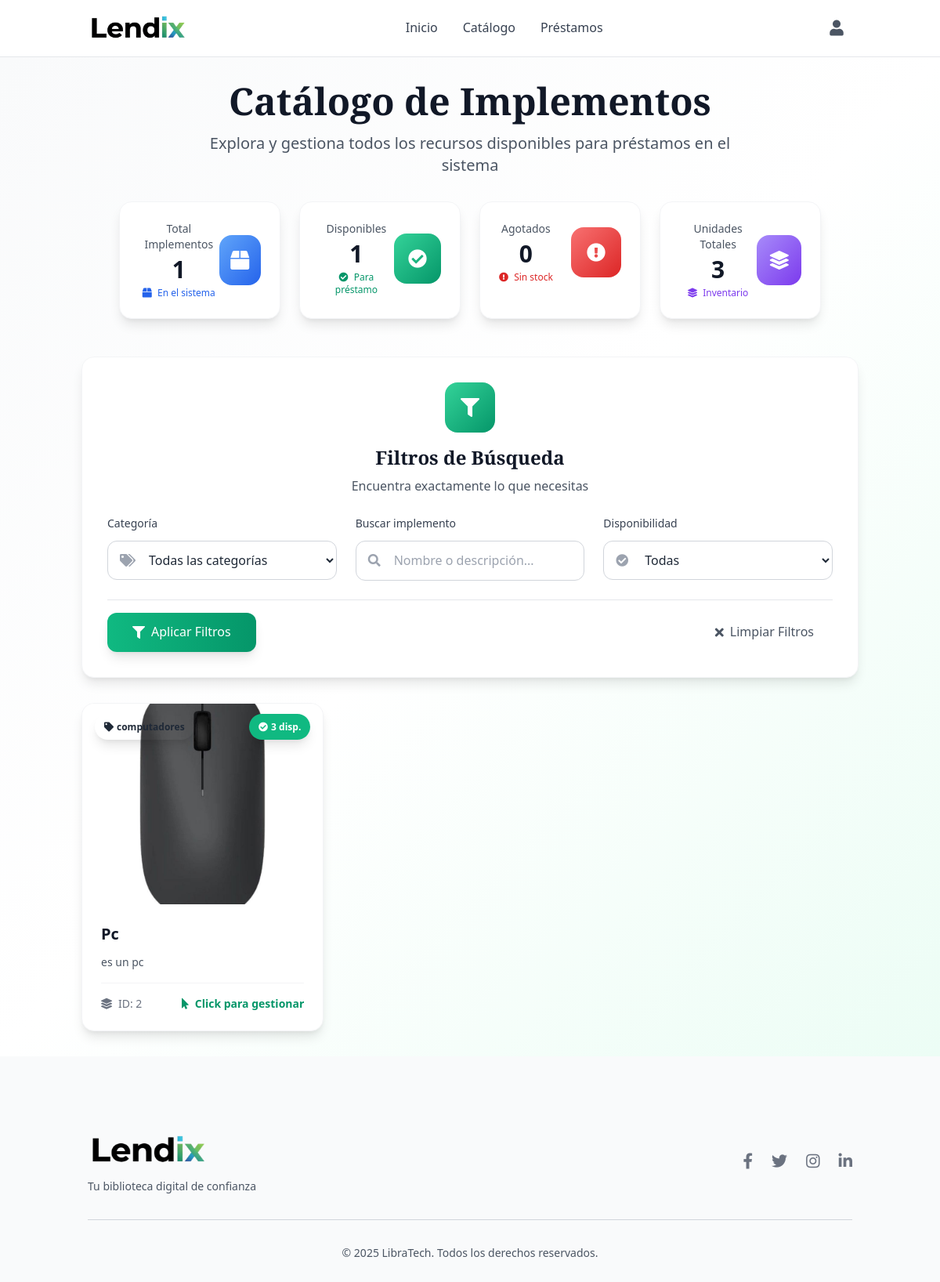
Screenshot of /catalogo/catalogo (signed in) with the database file from the repository.
### tables this page shows
CREATE TABLE implementos (
                id INTEGER PRIMARY KEY AUTOINCREMENT,
                implemento TEXT NOT NULL,
                descripcion TEXT NOT NULL,
                disponibilidad INTEGER NOT NULL DEFAULT 0,
                categoria TEXT,
                imagen_url TEXT,
                estado TEXT DEFAULT 'Bueno' CHECK(estado IN ('Bueno', 'Desgaste notable', 'Dañado')),
                fecha_creacion TIMESTAMP DEFAULT CURRENT_TIMESTAMP,
                fecha_actualizacion TIMESTAMP DEFAULT CURRENT_TIMESTAMP
            );

### routes/catalogo.py (the view, shortened to what this page needs)
@catalogo_bp.route('/catalogo', methods=['GET', 'POST'])
@login_required
def catalogo():
    conn = get_db_connection()
    catalogo_items = conn.execute('SELECT * FROM implementos ORDER BY implemento').fetchall()
    conn.close()
    return render_template('views/catalogo.html', catalogo=catalogo_items)

### app.py (called while the page is built)
@app.context_processor
def inject_user():
    return dict(
        current_user={
            'id': session.get('user_id'),
            'nombre': session.get('user_nombre'),
            'email': session.get('user_email'),
            'rol': session.get('rol'),
            'is_authenticated': 'user_id' in session
        }
    )

### routes/login.py (called while the page is built)
def login_required(view):
    from functools import wraps
    @wraps(view)
    def wrapped_view(*args, **kwargs):
        if 'user_id' not in session:
            flash('Por favor, inicie sesión para acceder a esta página', 'error')
            return redirect(url_for('login.login'))
        return view(*args, **kwargs)
    return wrapped_view

### utils/db.py (called while the page is built)
def get_db_connection():
    conn = sqlite3.connect('models/database.db')
    conn.row_factory = sqlite3.Row
    return conn

### templates/views/catalogo.html (shortened to what this page needs)
{% extends "base.html" %}
{% block content %}
<main class="min-h-screen bg-gradient-to-br from-gray-50 via-white to-green-50">
    <div class="container mx-auto px-4 py-8">
        <div class="text-center mb-12">
            <div class="mb-8">
                <h1 class="text-5xl font-serif font-bold text-gray-900 mb-4">Catálogo de Implementos</h1>
                <p class="text-gray-600 text-xl max-w-2xl mx-auto">Explora y gestiona todos los recursos disponibles para préstamos en el sistema</p>
            </div>
            <div class="grid grid-cols-2 md:grid-cols-4 gap-6 max-w-4xl mx-auto">
                <div class="card-hover bg-white p-6 rounded-2xl shadow-lg border border-gray-100 animate-fade-in-up">
                    <div class="flex items-center justify-between">
                        <div>
                            <p class="text-sm font-medium text-gray-600 mb-1">Total Implementos</p>
                            <p class="text-3xl font-bold text-gray-900">{{ catalogo|length }}</p>
                            <p class="text-xs text-blue-600 mt-1">
                                <i class="fas fa-box mr-1"></i>
                                En el sistema
                            </p>
                        </div>
                        <div class="w-16 h-16 bg-gradient-to-br from-blue-400 to-blue-600 rounded-2xl flex items-center justify-center">
                            <i class="fas fa-box text-white text-2xl"></i>
                        </div>
                    </div>
                </div>
                <div class="card-hover bg-white p-6 rounded-2xl shadow-lg border border-gray-100 animate-fade-in-up" style="animation-delay: 0.1s">
                    <div class="flex items-center justify-between">
                        <div>
                            <p class="text-sm font-medium text-gray-600 mb-1">Disponibles</p>
                            <p class="text-3xl font-bold text-gray-900">{{ catalogo|selectattr('disponibilidad', 'gt', 0)|list|length }}</p>
                            <p class="text-xs text-green-600 mt-1">
                                <i class="fas fa-check-circle mr-1"></i>
                                Para préstamo
                            </p>
                        </div>
                        <div class="w-16 h-16 bg-gradient-to-br from-green-400 to-green-600 rounded-2xl flex items-center justify-center">
                            <i class="fas fa-check-circle text-white text-2xl"></i>
                        </div>
                    </div>
                </div>
                <div class="card-hover bg-white p-6 rounded-2xl shadow-lg border border-gray-100 animate-fade-in-up" style="animation-delay: 0.2s">
                    <div class="flex items-center justify-between">
                        <div>
                            <p class="text-sm font-medium text-gray-600 mb-1">Agotados</p>
                            <p class="text-3xl font-bold text-gray-900">{{ catalogo|selectattr('disponibilidad', 'eq', 0)|list|length }}</p>
                            <p class="text-xs text-red-600 mt-1">
                                <i class="fas fa-exclamation-circle mr-1"></i>
                                Sin stock
                            </p>
                        </div>
                        <div class="w-16 h-16 bg-gradient-to-br from-red-400 to-red-600 rounded-2xl flex items-center justify-center">
                            <i class="fas fa-exclamation-circle text-white text-2xl"></i>
                        </div>
                    </div>
                </div>
                <div class="card-hover bg-white p-6 rounded-2xl shadow-lg border border-gray-100 animate-fade-in-up" style="animation-delay: 0.3s">
                    <div class="flex items-center justify-between">
                        <div>
                            <p class="text-sm font-medium text-gray-600 mb-1">Unidades Totales</p>
                            <p class="text-3xl font-bold text-gray-900">{{ catalogo|map(attribute='disponibilidad')|sum }}</p>
                            <p class="text-xs text-purple-600 mt-1">
                                <i class="fas fa-layer-group mr-1"></i>
                                Inventario
                            </p>
                        </div>
                        <div class="w-16 h-16 bg-gradient-to-br from-purple-400 to-purple-600 rounded-2xl flex items-center justify-center">
                            <i class="fas fa-layer-group text-white text-2xl"></i>
                        </div>
                    </div>
                </div>
            </div>
        </div>
        <div class="card-hover bg-white rounded-2xl shadow-lg border border-gray-100 p-8 mb-8 animate-fade-in-up">
            <div class="text-center mb-6">
                <div class="w-16 h-16 bg-gradient-to-br from-green-400 to-green-600 rounded-2xl flex items-center justify-center mx-auto mb-4">
                    <i class="fas fa-filter text-white text-2xl"></i>
                </div>
                <h2 class="text-2xl font-bold text-gray-900 font-serif mb-2">Filtros de Búsqueda</h2>
                <p class="text-gray-600">Encuentra exactamente lo que necesitas</p>
            </div>
            <form action="{{ url_for('catalogo.filtrar_catalogo') }}" method="get" class="space-y-6">
                <div class="grid grid-cols-1 md:grid-cols-3 gap-6">
                    <div>
                        <label class="block text-sm font-medium text-gray-700 mb-3">Categoría</label>
                        <div class="relative">
                            <i class="fas fa-tags absolute left-4 top-1/2 transform -translate-y-1/2 text-gray-400"></i>
                            <select name="categoria"
                                    class="w-full px-4 py-3 pl-12 border border-gray-300 rounded-xl focus:ring-2 focus:ring-green-500 focus:border-green-500 transition-all duration-300 bg-white">
                                <option value="">Todas las categorías</option>
                            </select>
                        </div>
                    </div>
                    <div>
                        <label class="block text-sm font-medium text-gray-700 mb-3">Buscar implemento</label>
                        <div class="relative">
                            <i class="fas fa-search absolute left-4 top-1/2 transform -translate-y-1/2 text-gray-400"></i>
                            <input type="text" name="filtro" value="{{ request.args.get('filtro', '') }}"
                                   placeholder="Nombre o descripción..."
                                   class="w-full px-4 py-3 pl-12 border border-gray-300 rounded-xl focus:ring-2 focus:ring-green-500 focus:border-green-500 transition-all duration-300">
                        </div>
                    </div>
                    <div>
                        <label class="block text-sm font-medium text-gray-700 mb-3">Disponibilidad</label>
                        <div class="relative">
                            <i class="fas fa-check-circle absolute left-4 top-1/2 transform -translate-y-1/2 text-gray-400"></i>
                            <select name="disponibilidad"
                                    class="w-full px-4 py-3 pl-12 border border-gray-300 rounded-xl focus:ring-2 focus:ring-green-500 focus:border-green-500 transition-all duration-300 bg-white">
                                <option value="">Todas</option>
                            </select>
                        </div>
                    </div>
                </div>
                <div class="flex justify-between items-center pt-4 border-t border-gray-200">
                    <button type="submit"
                            class="px-8 py-3 bg-gradient-to-r from-green-500 to-green-600 text-white rounded-xl hover:from-green-600 hover:to-green-700 transition-all duration-300 flex items-center shadow-lg hover:shadow-xl transform hover:-translate-y-1">
                        <i class="fas fa-filter mr-2"></i>
                        Aplicar Filtros
                    </button>
                    <a href="{{ url_for('catalogo.catalogo') }}"
                       class="px-6 py-3 text-gray-600 hover:text-gray-800 transition-all duration-300 flex items-center hover:bg-gray-100 rounded-xl">
                        <i class="fas fa-times mr-2"></i>
                        Limpiar Filtros
                    </a>
                </div>
            </form>
        </div>
        <div class="grid grid-cols-1 md:grid-cols-2 lg:grid-cols-3 xl:grid-cols-4 gap-8">
            {% for item in catalogo %}
            <div x-data="{
                open: false,
                step: 'menu',
                loading: false,
                tipoPrestamo: '',
                nombreUsuario: '{{ session.user_nombre or "" }}',
                cantidad: 1,
                disponibilidad: {{ item['disponibilidad'] }},
                validarCantidad() {
                    const input = document.querySelector('input[name=cantidad]');
                    if (input) {
                        let valor = parseInt(input.value);
                        if (isNaN(valor) || valor < 1) {
                            input.value = 1;
                            this.cantidad = 1;
                        } else if (valor > this.disponibilidad) {
                            this.cantidad = valor;
                        } else {
                            this.cantidad = valor;
                        }
                    }
                }
            }" class="group">
                <div class="card-hover bg-white rounded-2xl shadow-lg hover:shadow-2xl transition-all duration-300 cursor-pointer overflow-hidden h-full flex flex-col border border-gray-100 group-hover:border-green-300 group-hover:scale-105"
                     @click="if(!loading) { open = true; step = 'menu' }">
                    <div class="h-64 relative overflow-hidden">
                        <img
                            src="{{ url_for('static', filename=(('uploads/' + item.imagen_url) if item.imagen_url else 'img/default.jpg')) }}"
                            alt="{{ item.implemento }}"
                            class="w-full h-full object-cover object-center transition-transform duration-300 group-hover:scale-110"
                            onerror="this.src='https://via.placeholder.com/400x300/f3f4f6/6b7280?text=Imagen+No+Disponible'"
                        >
                        <div class="absolute top-4 right-4">
                            <span class="px-3 py-2 rounded-full text-xs font-bold shadow-lg
                                {% if item['disponibilidad'] > 0 %}
                                    bg-green-500 text-white
                                {% else %}
                                    bg-red-500 text-white
                                {% endif %}">
                                {% if item['disponibilidad'] > 0 %}
                                    <i class="fas fa-check-circle mr-1"></i>{{ item['disponibilidad'] }} disp.
                                {% else %}
                                    <i class="fas fa-times-circle mr-1"></i>Agotado
                                {% endif %}
                            </span>
                        </div>
                        <div class="absolute top-4 left-4">
                            <span class="px-3 py-2 rounded-full text-xs font-bold bg-white/90 text-gray-800 shadow-lg backdrop-blur-sm">
                                <i class="fas fa-tag mr-1"></i>{{ item['categoria'] }}
                            </span>
                        </div>
                    </div>
                    <div class="p-6 flex-1 flex flex-col">
                        <h3 class="font-bold text-xl mb-3 text-gray-900 line-clamp-1 group-hover:text-green-700 transition-colors">
                            {{ item['implemento'] }}
                        </h3>
                        <p class="text-gray-600 text-sm mb-4 flex-1 line-clamp-2">{{ item['descripcion'] }}</p>
                        <div class="mt-auto pt-4 border-t border-gray-100">
                            <div class="flex items-center justify-between">
                                <div class="flex items-center text-sm text-gray-500">
                                    <i class="fas fa-layer-group mr-2"></i>
                                    <span>ID: {{ item['id'] }}</span>
                                </div>
                                <div class="flex items-center text-sm font-semibold text-green-600">
                                    <i class="fas fa-mouse-pointer mr-2"></i>
                                    <span>Click para gestionar</span>
                                </div>
                            </div>
                        </div>
                    </div>
                </div>
            </div>
        </div>
            {% endfor %}
        </div>
</main>
{% endblock %}

### static/styles.css (style rules this page uses)
:root { --zay-green: #6B8E5A; --zay-green-light: #8BB87A; --zay-green-dark: #4A6B3A; --zay-green-pale: #E8F5EC; --zay-green-vibrant: #5A8B4A; --zay-green-accent: #7AB88E; --text-primary: #1F2937; --text-secondary: #6B7280; --text-tertiary: #9CA3AF; --border-light: #E5E7EB; --shadow-soft: 0 4px 20px rgba(0, 0, 0, 0.05); --shadow-medium: 0 10px 40px rgba(0, 0, 0, 0.08); --shadow-large: 0 20px 60px rgba(0, 0, 0, 0.12); }
body { font-family: 'Open Sans', sans-serif; color: var(--text-primary); line-height: 1.6; }
.font-serif { font-family: 'Merriweather', serif; }
.animate-fade-in-up { animation: fadeInUp 0.6s ease-out forwards; }

### templates/views/catalogo.html (style rules this page uses)
.card-hover { transition: all 0.3s cubic-bezier(0.4, 0, 0.2, 1); }
.animate-fade-in-up { animation: fadeInUp 0.6s ease-out forwards; opacity: 0; transform: translateY(30px); }
.line-clamp-1 { display: -webkit-box; -webkit-line-clamp: 1; -webkit-box-orient: vertical; overflow: hidden; }
.line-clamp-2 { display: -webkit-box; -webkit-line-clamp: 2; -webkit-box-orient: vertical; overflow: hidden; }

### rows the page displays
implementos: imagen_url (picture), disponibilidad "3", categoria "computadores", implemento "Pc", descripcion "es un pc", id "2"

### other values shown
{{ catalogo|length }} "1"
{{ catalogo|selectattr('disponibilidad', 'gt', 0)|list|length }} "1"
{{ catalogo|selectattr('disponibilidad', 'eq', 0)|list|length }} "0"
{{ catalogo|map(attribute='disponibilidad')|sum }} "3"
